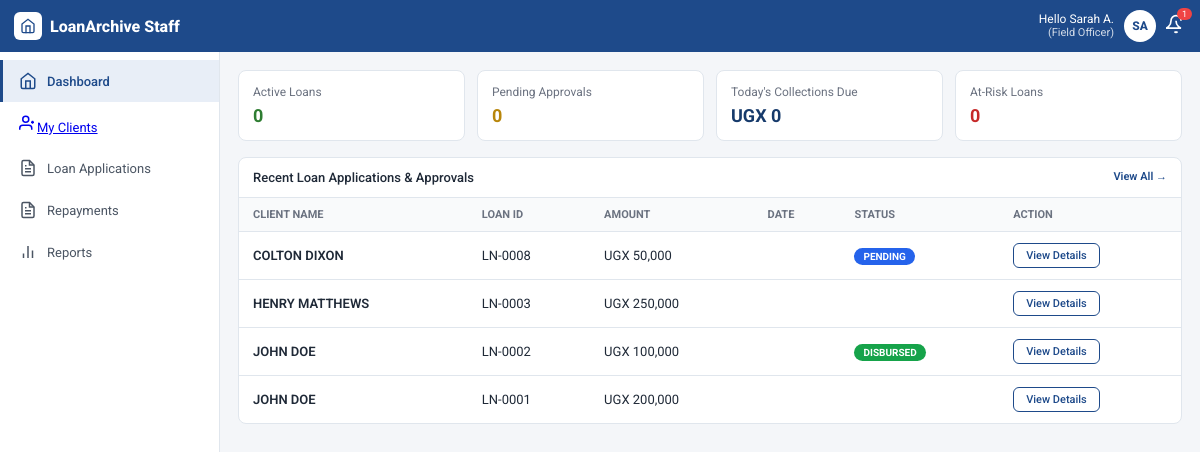
The page / (signed in) on the database its author committed.
### users/models.py (models this page shows, shortened)
class User(AbstractUser):
    class Role(models.TextChoices):
        SUPERUSER = 'SUPERUSER', _('Admin Superuser')
        OWNER = 'OWNER', _('Company Owner')
        LOAN_APPROVAL = 'LOAN_APPROVAL', _('Loan Approval Officer')
        MANAGER = 'MANAGER', _('Manager')
        CASHIER = 'CASHIER', _('Cashier')
        FIELD_OFFICER = 'FIELD_OFFICER', _('Field Officer')
    role = models.CharField(
        max_length=20,
        choices=Role.choices,
        default=Role.FIELD_OFFICER
    )
    company = models.ForeignKey(
        Company,
        on_delete=models.SET_NULL,
        null=True,
        blank=True,
        related_name='users',
        help_text="Applicable for Company Owners and Staff members."
    )
    branch = models.ForeignKey(
        Branch,
        on_delete=models.SET_NULL,
        null=True,
        blank=True,
        related_name='staff',
        help_text="Applicable for Branch-level staff members."
    )

### loans/models.py (models this page shows, shortened)
class Loan(models.Model):
    class Status(models.TextChoices):
        PENDING = 'PENDING', _('Pending Evaluation')
        APPROVED = 'APPROVED', _('Approved')
        REJECTED = 'REJECTED', _('Rejected')
        DISBURSED = 'DISBURSED', _('Disbursed / Active')
        FULLY_PAID = 'FULLY_PAID', _('Fully Paid')
        DEFAULTED = 'DEFAULTED', _('Defaulted')
    client = models.ForeignKey(
        'clients.Client',
        on_delete=models.PROTECT,
        related_name='loans'
    )
    branch = models.ForeignKey(
        'users.Branch',
        on_delete=models.PROTECT,
        related_name='loans'
    )
    principal_amount = models.DecimalField(
        max_digits=12,
        decimal_places=2,
        validators=[MinValueValidator(Decimal('1000.00'))],
        help_text=_("The core amount requested or given (UGX).")
    )
    interest_rate = models.DecimalField(
        max_digits=5,
        decimal_places=2,
        help_text=_("Flat interest percentage per period (e.g., 10.00 for 10%).")
    )
    duration_months = models.PositiveIntegerField(
        default=1,
        help_text=_("The repayment window in months.")
    )
    collateral_details = models.TextField(
        help_text=_("Detailed description of assets pinned down as security (e.g., Logbook, Land agreement).")
    )
    status = models.CharField(
        max_length=20,
        choices=Status.choices,
        default=Status.PENDING
    )
    created_by_officer = models.ForeignKey(
    settings.AUTH_USER_MODEL,
    on_delete=models.SET_NULL,
    null=True,
    related_name='created_loans',
    help_text=_("The field officer who took the application.")
)
    reviewed_by = models.ForeignKey(
        settings.AUTH_USER_MODEL,
        on_delete=models.SET_NULL,
        null=True,
        blank=True,
        related_name='reviewed_loans',
        limit_choices_to={'role__in': ['LOAN_APPROVAL', 'MANAGER', 'SUPERUSER']},
        help_text=_("The authorized staff member who evaluated or approved this loan.")
    )
    applied_at = models.DateTimeField(auto_now_add=True)
    actioned_at = models.DateTimeField(null=True, blank=True, help_text=_("When it was approved or rejected."))
    disbursed_at = models.DateTimeField(null=True, blank=True)
    class Meta:
        ordering = ['-applied_at']
        verbose_name = "Loan Application"
        verbose_name_plural = "Loan Applications"

### clients/models.py (models this page shows, shortened)
class Client(models.Model):
    passport_photo = models.ImageField(
        upload_to='clients/passports/',
        validators=[validate_passport_photo],
        help_text=_("Upload a clear passport-sized photo. Max size 2MB.")
    )
    first_name = models.CharField(max_length=100)
    last_name = models.CharField(max_length=100)
    nin = models.CharField(
        max_length=14,
        unique=True,
        validators=[nin_validator],
        verbose_name=_("NIN"),
        help_text=_("Enter the 14-character National Identification Number.")
    )
    telephone_number = models.CharField(
        max_length=13,
        validators=[phone_validator],
        help_text=_("Format: +256XXXXXXXXX")
    )
    village = models.CharField(max_length=100, blank=True)
    parish = models.CharField(max_length=100, blank=True)
    sub_county = models.CharField(max_length=100, blank=True)
    district = models.CharField(max_length=100)
    landmark = models.TextField(
        blank=True,
        help_text=_("Directions, close buildings, or descriptions to help the Field Officer locate the client.")
    )
    branch = models.ForeignKey(
        Branch,
        on_delete=models.PROTECT,
        related_name='clients',
        help_text=_("The home branch where this client's profile and loans are handled.")
    )
    assigned_field_officer = models.ForeignKey(
        settings.AUTH_USER_MODEL,
        on_delete=models.SET_NULL,
        null=True,
        blank=True,
        related_name='assigned_clients',
        limit_choices_to={'role': 'FIELD_OFFICER'},
        help_text=_("The field officer responsible for evaluating and collecting from this client.")
    )
    created_at = models.DateTimeField(auto_now_add=True)
    updated_at = models.DateTimeField(auto_now=True)
    class Meta:
        ordering = ['-created_at']
        verbose_name = "Client"
        verbose_name_plural = "Clients"
    @property
    def full_name(self):
        return f"{self.first_name} {self.last_name}"

### dashboard/views.py (the view)
# urls.py: path('', views.home, name='home'),  # http://127.0.0.1:8000/ -> home.html
@login_required
def home(request):
    user = request.user
    today = timezone.now().date()
    base_loans = Loan.objects.all()
    if hasattr(user, 'branch') and user.branch and user.role != 'SUPERUSER':
        base_loans = base_loans.filter(branch=user.branch)
    active_loans_count = base_loans.filter(status=Loan.Status.DISBURSED).count()
    pending_approvals_count = base_loans.filter(status=Loan.Status.PENDING).count()
    at_risk_count = base_loans.filter(status=Loan.Status.DEFAULTED).count()
    todays_collections = Repayment.objects.filter(
        collected_at__date=today
    )
    if hasattr(user, 'branch') and user.branch and user.role != 'SUPERUSER':
        todays_collections = todays_collections.filter(loan__branch=user.branch)
    todays_total = todays_collections.aggregate(total=Sum('amount_paid'))['total'] or Decimal('0.00')
    recent_loans = base_loans.select_related('client').order_by('-applied_at')[:10]
    context = {
        'active_loans': active_loans_count,
        'pending_approvals': pending_approvals_count,
        'at_risk_loans': at_risk_count,
        'todays_collections_total': todays_total,
        'todays_collections_count': todays_collections.count(),
        'recent_loans': recent_loans,
    }
    return render(request, 'dashboard/home.html', context)

### dashboard/templates/dashboard/home.html (shortened to what this page needs)
{% extends "base.html" %}
{% load humanize %}
{% block content %}
<div class="kpi-grid">
<div class="kpi"><div class="kpi-label">Active Loans</div><div class="kpi-value green">{{ active_loans_count|default:0 }}</div></div>
<div class="kpi"><div class="kpi-label">Pending Approvals</div><div class="kpi-value yellow">{{ pending_count|default:0 }}</div></div>
<div class="kpi"><div class="kpi-label">Today's Collections Due</div><div class="kpi-value blue">UGX {{ todays_due|default:0|intcomma }}</div></div>
<div class="kpi"><div class="kpi-label">At-Risk Loans</div><div class="kpi-value red">{{ at_risk_count|default:0 }}</div></div>
</div>
<div class="card">
<div class="card-head">
  <span>Recent Loan Applications & Approvals</span>
  <a href="{% url 'loans:list' %}" style="color:var(--blue);font-size:11px;font-weight:600;text-decoration:none">View All →</a>
</div>
<div class="table-wrap desktop-only"><table><thead><tr><th>CLIENT NAME</th><th>LOAN ID</th><th>AMOUNT</th><th>DATE</th><th>STATUS</th><th>ACTION</th></tr></thead><tbody>
{% for loan in recent_loans %}
<tr><td style="font-weight:600">{{ loan.client.full_name }}</td><td>LN-{{ loan.id|stringformat:"04d" }}</td><td>UGX {{ loan.principal_amount|floatformat:0|intcomma }}</td><td>{{ loan.created_at|date:"M d, Y" }}</td><td><span class="status s-{{ loan.status|lower }}">{{ loan.status }}</span></td><td><button class="btn" onclick="window.location.href='/loans/{{ loan.id }}/'">View Details</button></td></tr>
{% endfor %}
</tbody></table></div>
</div>
{% endblock content %}

### templates/base.html (shortened to what this page needs)
<!DOCTYPE html>
<html lang="en">
<head>
<link rel="stylesheet" href="https://cloudflare.com">
</head>
<body>
<div style="background:#1e4a8a;color:white;padding:10px 14px;display:flex;justify-content:space-between;align-items:center;position:sticky;top:0;z-index:50">
  <div style="display:flex;align-items:center;gap:8px;font-weight:800">
    <div style="width:28px;height:28px;background:white;border-radius:6px;display:grid;place-items:center">
      <svg width="16" height="16" viewBox="0 0 24 24" fill="none" stroke="#1e4a8a" stroke-width="2" stroke-linecap="round"><path d="M3 9l9-7 9 7v11a2 2 0 0 1-2 2H5a2 2 0 0 1-2-2z"/><polyline points="9 22 9 12 15 12 15 22"/></svg>
    </div>
    LoanArchive Staff
  </div>
  <div style="display:flex;align-items:center;gap:10px;position:relative">
    <div style="text-align:right;line-height:1.1">
      <div style="font-size:12px">Hello {{ request.user.first_name|default:"Sarah A." }}</div>
      <div style="font-size:11px;opacity:.8">({{ request.user.groups.first.name|default:"Field Officer" }})</div>
    </div>
    <div id="profileBtn" onclick="toggleProfile()" style="width:32px;height:32px;background:white;color:#1e4a8a;border-radius:50%;display:grid;place-items:center;font-weight:800;font-size:12px;cursor:pointer">
      SA
    </div>
    <div style="position:relative">
      <svg width="20" height="20" viewBox="0 0 24 24" fill="none" stroke="white" stroke-width="2"><path d="M18 8A6 6 0 0 0 6 8c0 7-6 9-6 9h18s-6-2-6-9"/><path d="M13.73 21a2 2 0 0 1-3.46 0"/></svg>
      <span style="position:absolute;top:-6px;right:-6px;background:#ef4444;color:white;font-size:9px;padding:1px 5px;border-radius:10px">1</span>
    </div>
  </div>
</div>
<div class="layout">
  <div class="sidebar">
    <div class="side-link active">
      <svg class="icon" viewBox="0 0 24 24" fill="none" stroke="currentColor" stroke-width="2"><path d="M3 9l9-7 9 7v11a2 2 0 0 1-2 2H5a2 2 0 0 1-2-2z"/><polyline points="9 22 9 12 15 12 15 22"/></svg>
      Dashboard
    </div>
    <div class="side-link">
      <a href="{% url 'clients:list' %}" class="b-item {% if 'clients' in request.path %}active{% endif %}">
    <svg class="icon" viewBox="0 0 24 24" fill="none" stroke="currentColor" stroke-width="2"><path d="M17 21v-2a4 4 0 0 0-4-4H5a4 4 0 0 0-4 4v2"/><circle cx="9" cy="7" r="4"/><path d="M16 11h4"/><path d="M18 9v4"/></svg>My Clients
  </a>
    </div>
    <div class="side-link">
      <svg class="icon" viewBox="0 0 24 24" fill="none" stroke="currentColor" stroke-width="2"><path d="M14 2H6a2 2 0 0 0-2 2v16a2 2 0 0 0 2 2h12a2 2 0 0 0 2-2V8z"/><polyline points="14 2 14 8 20 8"/><line x1="16" y1="13" x2="8" y2="13"/><line x1="16" y1="17" x2="8" y2="17"/><polyline points="10 9 9 9 8 9"/></svg>
      Loan Applications
    </div>
    <div class="side-link">
      <svg class="icon" viewBox="0 0 24 24" fill="none" stroke="currentColor" stroke-width="2"><path d="M14 2H6a2 2 0 0 0-2 2v16a2 2 0 0 0 2 2h12a2 2 0 0 0 2-2V8z"/><polyline points="14 2 14 8 20 8"/><line x1="16" y1="13" x2="8" y2="13"/><line x1="16" y1="17" x2="8" y2="17"/><line x1="10" y1="9" x2="8" y2="9"/></svg>
      Repayments
    </div>
    <div class="side-link">
      <svg class="icon" viewBox="0 0 24 24" fill="none" stroke="currentColor" stroke-width="2"><line x1="18" y1="20" x2="18" y2="10"/><line x1="12" y1="20" x2="12" y2="4"/><line x1="6" y1="20" x2="6" y2="14"/></svg>
      Reports
    </div>
  </div>
  <div class="main">
    {% block content %}
    {% endblock content %}
</body>
</html>

### templates/base.html (style rules this page uses)
:root { --primary: #0f4c81; --primary-dark: #0a365c; --bg-gray: #f3f4f6; --border-color: #d1d5db; }
* { box-sizing: border-box; margin: 0; padding: 0; }
.btn { padding: 0.5rem 1rem; border-radius: 0.375rem; font-size: 0.85rem; font-weight: 600; cursor: pointer; text-decoration: none; display: inline-flex; align-items: center; gap: 0.25rem; }
:root { --blue:#1e4a8a;--blue-dark:#163a6b;--blue-light:#e8eef7;--border:#e0e6ed;--bg:#f4f6f9;--green:#2e7d32;--yellow:#b8860b;--red:#c62828 }
* { box-sizing:border-box;margin:0;padding:0;font-family:'Roboto',sans-serif }
body { background:var(--bg);color:#1f2937 }
.icon { width:18px;height:18px;flex-shrink:0 }
.layout { display:flex;min-height:calc(100vh - 56px) }
.sidebar { width:220px;background:white;border-right:1px solid var(--border);padding-top:8px;flex-shrink:0 }
.side-link { display:flex;align-items:center;gap:10px;padding:12px 16px;font-size:13px;color:#4b5563;cursor:pointer;border-left:3px solid transparent }
.side-link.active { background:var(--blue-light);border-left-color:var(--blue);color:var(--blue);font-weight:500 }
.side-link.active .icon { color:var(--blue) }
.main { flex:1;padding:18px }
.kpi-grid { display:grid;grid-template-columns:repeat(4,1fr);gap:12px;margin-bottom:16px }
.kpi { background:white;border:1px solid var(--border);border-radius:8px;padding:14px }
.kpi-label { font-size:12px;color:#6b7280;margin-bottom:6px }
.kpi-value { font-size:18px;font-weight:700;display:flex;align-items:center;gap:6px }
.kpi-value.green { color:var(--green) }
.kpi-value.yellow { color:var(--yellow) }
.kpi-value.blue { color:var(--blue-dark) }
.kpi-value.red { color:var(--red) }
.card { background:white;border:1px solid var(--border);border-radius:8px;overflow:hidden;margin-bottom:16px }
.card-head { padding:12px 14px;font-weight:500;font-size:13px;border-bottom:1px solid var(--border);display:flex;justify-content:space-between }
table { width:100%;border-collapse:collapse;font-size:13px }
th { text-align:left;padding:10px 14px;background:#f9fafb;color:#6b7280;font-size:11px;text-transform:uppercase;white-space:nowrap }
td { padding:11px 14px;border-top:1px solid var(--border);white-space:nowrap }
.status { padding:3px 9px;border-radius:12px;font-size:10px;font-weight:700;color:white }
.s-disbursed { background:#16a34a }
.s-pending { background:#2563eb }
.btn { border:1px solid var(--blue);color:var(--blue);background:white;padding:5px 12px;border-radius:6px;font-size:11px;cursor:pointer;font-weight:500 }

### rows shown on the page
User: user.first_name "Sarah A.", user.groups.first.name "Field Officer"
Loan: client.full_name "COLTON DIXON", id "0008", principal_amount "50,000", status "PENDING"
Loan: client.full_name "HENRY MATTHEWS", id "0003", principal_amount "250,000"
Loan: client.full_name "JOHN DOE", id "0002", principal_amount "100,000", status "DISBURSED"
Loan: client.full_name "JOHN DOE", id "0001", principal_amount "200,000"

### other values the page prints
{{ active_loans_count|default:0 }} "0"
{{ pending_count|default:0 }} "0"
{{ todays_due|default:0|intcomma }} "0"
{{ at_risk_count|default:0 }} "0"
